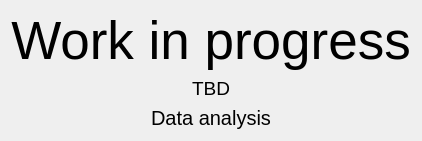
                  <widget class="QWidget" name="page_data">
                   <property name="enabled">
                    <bool>true</bool>
                   </property>
                   <layout class="QVBoxLayout" name="verticalLayout_13">
                    <item>
                     <widget class="QLabel" name="label_8">
                      <property name="font">
                       <font>
                        <family>Segoe UI</family>
                        <pointsize>40</pointsize>
                       </font>
                      </property>
                      <property name="focusPolicy">
                       <enum>Qt::NoFocus</enum>
                      </property>
                      <property name="styleSheet">
                       <string notr="true"/>
                      </property>
                      <property name="text">
                       <string>Work in progress</string>
                      </property>
                      <property name="alignment">
                       <set>Qt::AlignCenter</set>
                      </property>
                     </widget>
                    </item>
                    <item>
                     <widget class="QLabel" name="label_2">
                      <property name="font">
                       <font>
                        <family>Segoe UI</family>
                        <pointsize>14</pointsize>
                       </font>
                      </property>
                      <property name="text">
                       <string>TBD</string>
                      </property>
                      <property name="alignment">
                       <set>Qt::AlignCenter</set>
                      </property>
                     </widget>
                    </item>
                    <item>
                     <widget class="QLabel" name="label_9">
                      <property name="font">
                       <font>
                        <family>Segoe UI</family>
                        <pointsize>15</pointsize>
                       </font>
                      </property>
                      <property name="text">
                       <string>Data analysis</string>
                      </property>
                      <property name="alignment">
                       <set>Qt::AlignCenter</set>
                      </property>
                     </widget>
                    </item>
                   </layout>
                  </widget>
